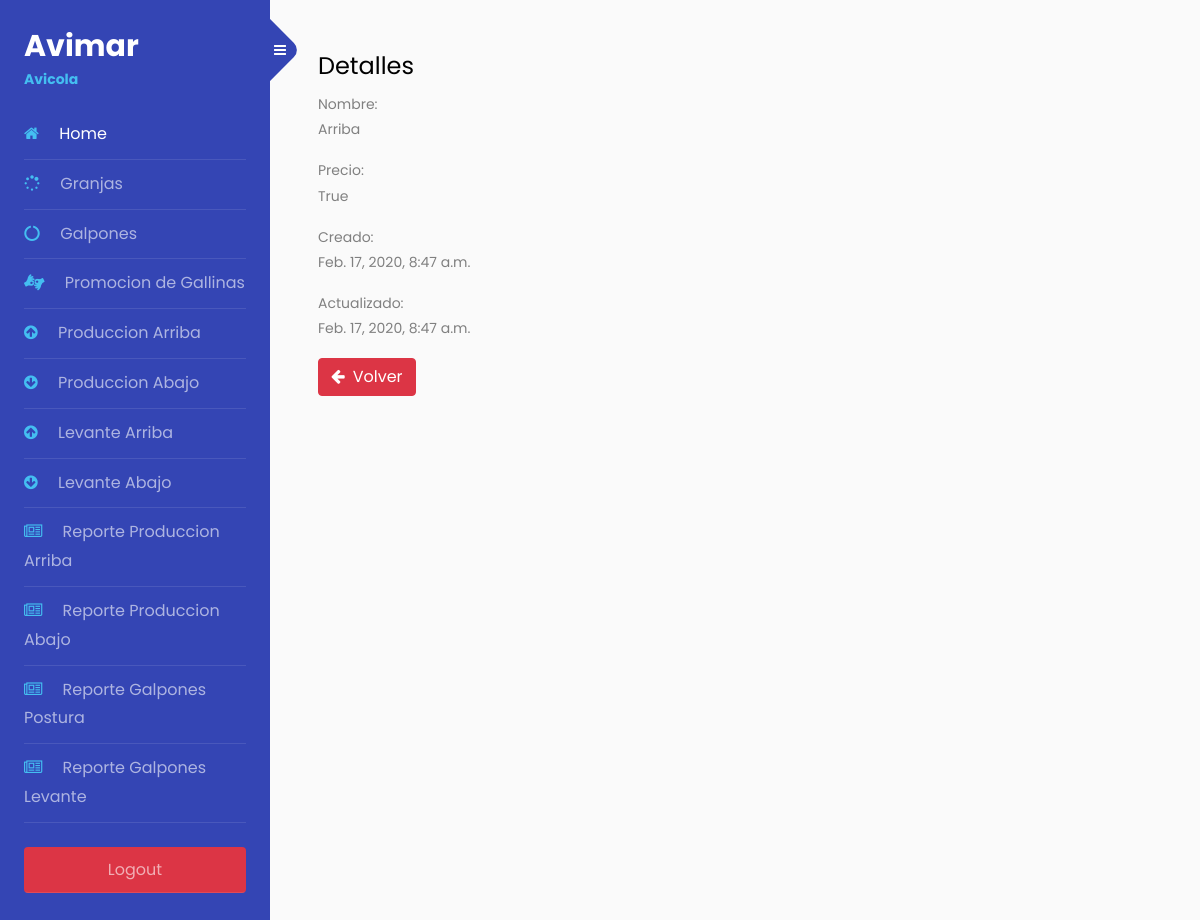
Screenshot of /farm/detalle/1 (signed in) with the database file from the repository.
### farms/models.py (models this page shows, shortened)
class Farm(models.Model):
    name = models.CharField(
        max_length=50,
        unique=True)
    is_active = models.BooleanField(
        default=True,
    )
    created = models.DateTimeField(
        auto_now_add=True,
    )
    updated = models.DateTimeField(
        auto_now=True,
    )
    class Meta:
        verbose_name = "Farm"
        verbose_name_plural = "Farms"

### farms/views.py (the view)
# urls.py: path('farm/detalle/<int:pk>', FarmDetalle.as_view(template_name = "farm/detalles.html"), name='detalles_farm'),
class FarmDetalle(LoginRequiredMixin,DetailView):
    model = Farm

### farms/templates/farm/detalles.html
{% extends 'farm/base.html' %}
{% block content %}
{% load static %}
{% if 'farms.view_farm' in user.get_all_permissions %}
<h4>Detalles</h4>
<p><span class="txt_negrita">Nombre:</span> <br> {{object.name}}</p>
<p><span class="txt_negrita">Precio:</span> <br> {{object.is_active}}</p>
<p><span class="txt_negrita">Creado:</span> <br> {{object.created}}</p>
<p><span class="txt_negrita">Actualizado:</span> <br> {{object.updated}}</p>
<a href="../"  class="btn btn-danger"><span class="fa fa-arrow-left mr-2"></span>Volver</a>
{% endif %}
{% endblock %}

### rows the page displays
Farm: name "Arriba", is_active "True", created "Feb. 17, 2020, 8:47 a.m.", updated "Feb. 17, 2020, 8:47 a.m."
